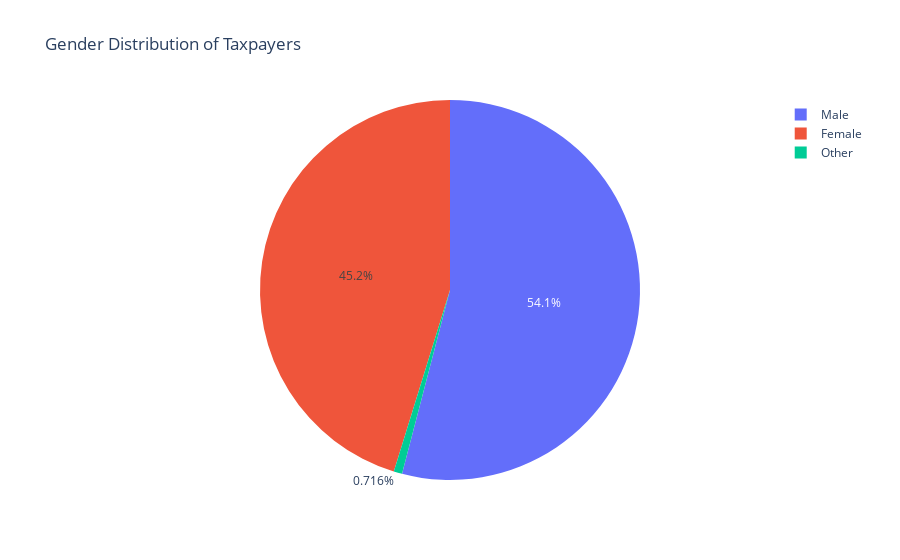

Notebook source saved alongside this figure:
### Markdown cell above
#### Categorical Plot Summaries

categorical_region: Nairobi is heavily dominant (>34%). Rural areas are split across two categories but are individually low-frequency.,Consider grouping low-frequency regions or using Target Encoding to manage high cardinality.


categorical_income: Employment (PAYE) and Business (Sole Proprietor) form the majority. Informal_Sector is a significant third segment.,"One-Hot Encoding is suitable here, as categories are mutually exclusive, but the features should be used to derive a segmentation label."


categorical_sector: Retail/Wholesale and Service dominate, but Unknown is the second largest category (>20%).","Must handle the Unknown category: either impute it based on other features (like income) or treat it as a distinct, important segment for model differentiation."

### Code cell
gender_counts = df['Gender'].value_counts().reset_index()
gender_counts.columns = ['Gender', 'Count']

fig = px.pie(
    gender_counts,
    names='Gender',
    values='Count',
    title='Gender Distribution of Taxpayers',
    hole=0.0  # set to 0.4 for donut style
)
fig.show()

### Figure 1 — Plotly figure (JSON) as saved in the notebook; plotly's stock layout.template omitted (floating-point values rounded to 4 significant figures)
{"data": [{"domain": {"x": [0, 1], "y": [0, 1]}, "hole": 0, "hovertemplate": "Gender=%{label}<br>Count=%{value}<extra></extra>", "labels": ["Male", "Female", "Other"], "legendgroup": "", "name": "", "showlegend": true, "type": "pie", "values": [2568, 2148, 34]}], "layout": {"legend": {"tracegroupgap": 0}, "title": {"text": "Gender Distribution of Taxpayers"}}}
